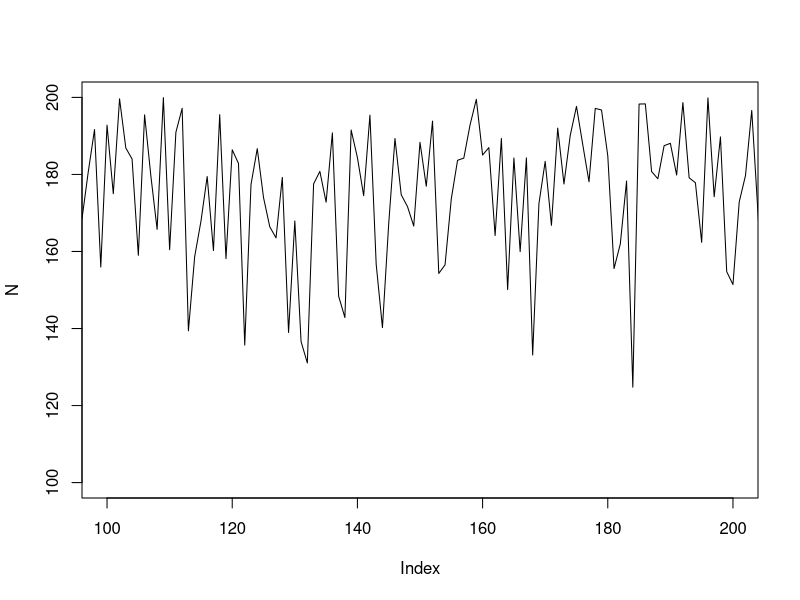
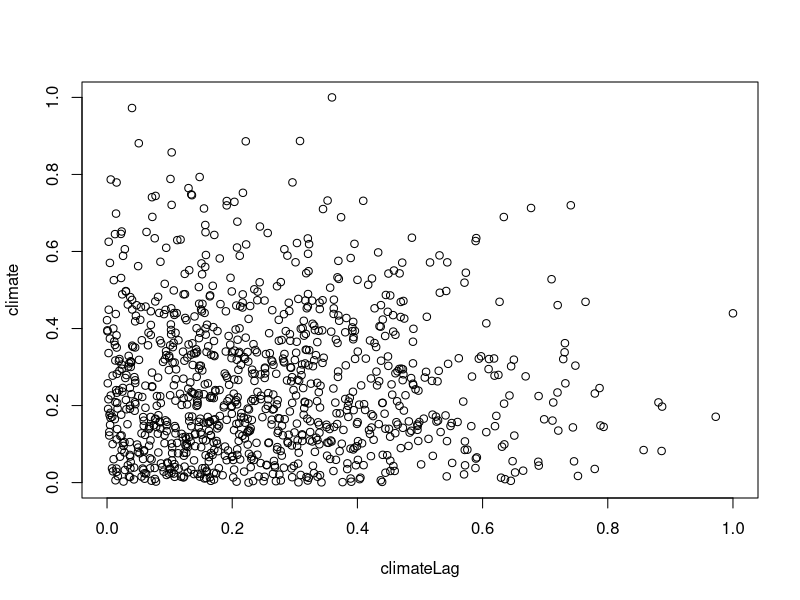
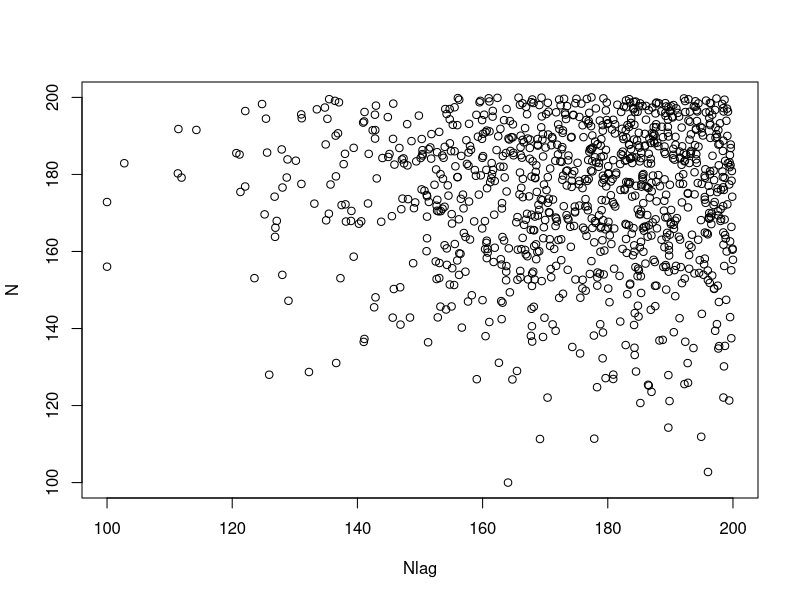

Recreate these plots in R, in order.
#### for annual plant model 

popGrowth = function( N, climate, ... ) { 

  #### N is last seasons seed production 
  #### climate is current climate conditions 
  #### return next seasons seed bank 
  
  fecundity = maxF - climate*(maxF/2)  
  competition = g*N*gamma
  N_new = (g*fecundity*N)/competition - s*(1 - g)*N

}

t = 1000
N = rep(NA, t)
N[1] = 100
g = 1 #### 100% germination 
s = 0 #### 0% survival 
maxF = 100
climate = rnorm(t, 0, 1) 
climate = abs(climate/max(abs(climate))) ### normalize 0 to 1 

gamma = 0.5 #### intraspecific competition coefficient 

for ( i in 2:t ){ 
  N[i] = popGrowth(N[i-1], climate[i], maxF = maxF, gamma = gamma, g = g, s = s)
}

plot(N, type ='l', xlim = c(100, 200))

popDF = data.frame( N, Nlag = c(NA, N[ - length(N)]), climate, climateLag = c(NA, climate[ -length(climate) ] ))
head(popDF)

m1 = lm( log(N) ~ 0 + log(Nlag) + climate, data = popDF)
summary(m1)

m2 = lm( log(N) ~ 0 + log(Nlag) + climate + climateLag, data = popDF )
summary(m2)

plot(climate ~ climateLag, popDF)
plot( N  ~ Nlag, popDF)
